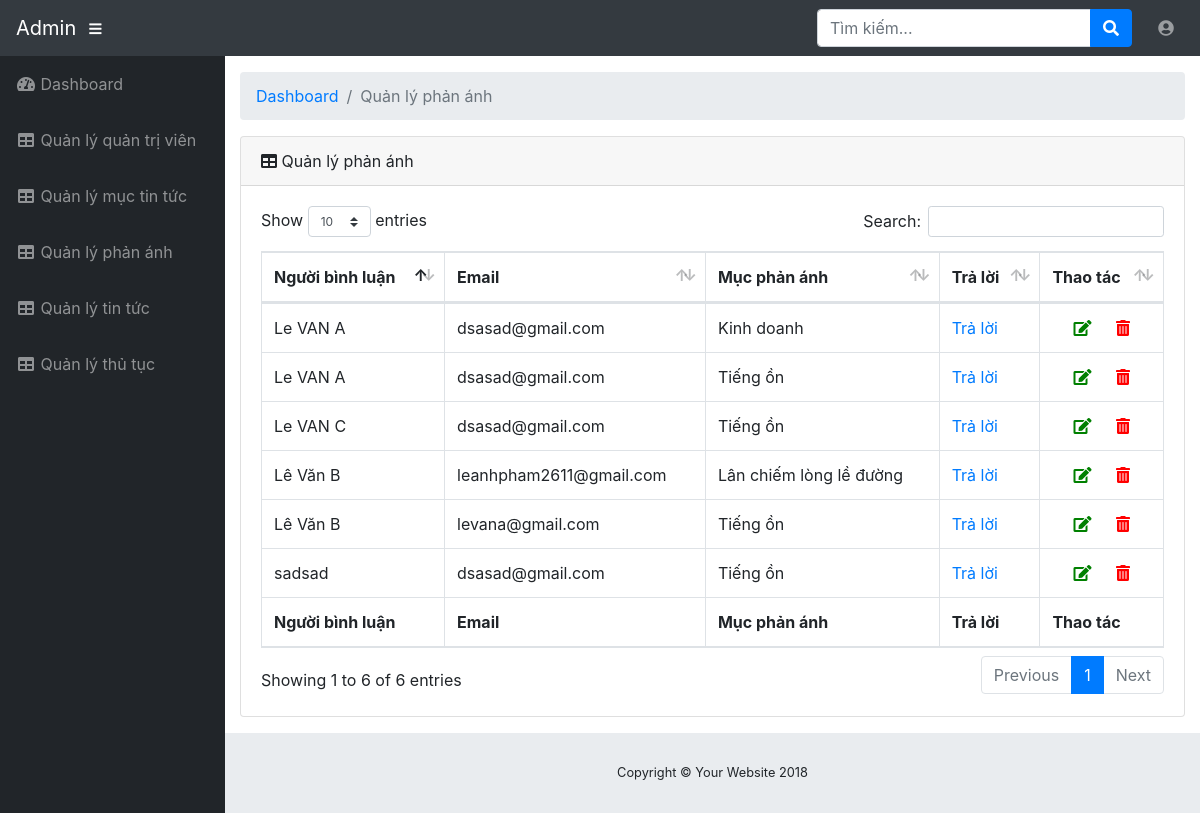
/admin.php?controller=Admin&&action=qlpa (signed in), run on the app's committed database.
### tables this page shows
CREATE TABLE `phananh` (
  `idPA` int(11) NOT NULL,
  `Email` varchar(255) NOT NULL,
  `HoTen` varchar(255) NOT NULL,
  `DiaChi` varchar(255) NOT NULL,
  `NoiDung` varchar(255) NOT NULL,
  `TrangThai` int(2) NOT NULL,
  `idMuc` int(11) NOT NULL
);

CREATE TABLE `mucpa` (
  `idMuc` int(11) NOT NULL,
  `TenMuc` varchar(255) NOT NULL
);

### Models/AdminModel.php (called while the page is built, shortened)
<?php
class AdminModel extends Model{
	private $result=null;
	public function execute($sql)
	{
		$con=$this->connect();
		$this->result=$con->query($sql);
		return $this->result;
	}
	public function getData()
	{
		if($this->result){
			$data=mysqli_fetch_array($this->result);
		}
		else{
			$data=0;
		}
		return $data;
	}
	public function getAllData($table)
	{
		$sql="SELECT * FROM $table";
		$this->execute($sql);
		if($this->num_rows()==0){
			$data=0;
		}
		else
		{
			while($datas = $this->getData()){
				$data[]=$datas;
			}
		}
		return $data;
	}
	public function num_rows()
	{
		if($this->result){
			$num=mysqli_num_rows($this->result);
		}
		else
		{
			$num=0;
		}
		return $num;
	}
	public function dem1($table,$table1,$id){
		$sql="SELECT $table1.$id,COUNT(*) AS SoLuong FROM $table join $table1 on $table.$id=$table1.$id GROUP BY $table1.$id";
		$this->execute($sql);
		if($this->num_rows()==0){
			$data=0;
		}
		else
		{
			while($datas = $this->getData()){
				$data[]=$datas;
			}
		}
		return $data;
	}
}
?>

### Views/admin/qlpa.php (the view, shortened to what this page needs)
<!DOCTYPE html>
<html lang="en">
<head>
	<link href="./resources/css/bootstrap.min.css" rel="stylesheet">
	<link href="./resources/font/fontawesome-free/css/all.min.css" rel="stylesheet" type="text/css">
	<link href="./resources/datatables/dataTables.bootstrap4.css" rel="stylesheet">
	<link href="./resources/css/sb-admin.css" rel="stylesheet">
</head>
<body id="page-top">
	<nav class="navbar navbar-expand navbar-dark bg-dark static-top">
		<a class="navbar-brand mr-1" href="#">Admin</a>
		<button class="btn btn-link btn-sm text-white order-1 order-sm-0" id="sidebarToggle" href="#">
			<i class="fas fa-bars"></i>
		</button>
		<form class="d-none d-md-inline-block form-inline ml-auto mr-0 mr-md-3 my-2 my-md-0">
			<div class="input-group">
				<input type="text" class="form-control" placeholder="Tìm kiếm..." aria-label="Search"
					aria-describedby="basic-addon2">
				<div class="input-group-append">
					<button class="btn btn-primary" type="button">
						<i class="fas fa-search"></i>
					</button>
				</div>
			</div>
		</form>
		<ul class="navbar-nav ml-auto ml-md-0">
			<li class="nav-item dropdown no-arrow">
				<a class="nav-link dropdown-toggle" href="#" id="userDropdown" role="button" data-toggle="dropdown"
					aria-haspopup="true" aria-expanded="false">
					<i class="fas fa-user-circle fa-fw"></i>
				</a>
			</li>
		</ul>
	</nav>
	<div id="wrapper">
        <?php include('menu.php'); ?>
		<div id="content-wrapper">
			<div class="container-fluid">
				<ol class="breadcrumb">
					<li class="breadcrumb-item">
						<a href="">Dashboard</a>
					</li>
					<li class="breadcrumb-item active">Quản lý phản ánh</li>
				</ol>
                <div class="card mb-3">
                    <div class="card-header">
                      <i class="fas fa-table"></i>
                      Quản lý phản ánh
                    </div>
                    <div class="card-body">
                      <div class="table-responsive">
                        <table class="table table-bordered" id="dataTable" width="100%" cellspacing="0">
                          <thead>
                            <tr>
                              <th>Người bình luận</th>
                              <th>Email</th>
                              <th>Mục phản ánh</th>
                              <th>Trả lời</th>
                              <th>Thao tác</th>
                            </tr>
                          </thead>
                          <tfoot>
                            <tr>
                                <th>Người bình luận</th>
                                <th>Email</th>
                                <th>Mục phản ánh</th>
                                <th>Trả lời</th>
                                <th>Thao tác</th>
                              </tr>
                         </tfoot>
                         <tbody>
                         <?php foreach ($data as $value ) {?>
                          <tr>
                            <td><?php echo $value['HoTen'] ?></td>
                            <td><?php echo $value['Email'] ?></td>
                            <?php foreach($data1 as $value1){
                                if($value['idMuc']==$value1['idMuc']){?>
                            <td><?php echo $value1['TenMuc'] ?></td>
                                <?php }}?>
                            <td><a href="?controller=Admin&action=traloipa&id=<?php echo $value['idPA'] ?>">Trả lời</a></td>
                            <td>
                              <div class="tt" style="margin: 0 auto; text-align: center;">
                                <a href="">
                                  <i class="fas fa-edit" style="color: green;"></i>
                                </a>
                                <a href="">
                                  <i class="fas fa-trash-alt" style="color: red;margin-left: 20px;"></i>
                                </a>
                              </div>
                            </td>
                          </tr>
                                <?php }?>
                  </tbody>
                </table>
              </div>
              </div>
              </div>
			</div>
			<footer class="sticky-footer">
				<div class="container my-auto">
					<div class="copyright text-center my-auto">
						<span>Copyright © Your Website 2018</span>
					</div>
				</div>
			</footer>
		</div>
	</div>
</body>
</html>

### resources/css/sb-admin.css (style rules this page uses)
html { position: relative; min-height: 100%; }
body { height: 100%; }
#wrapper { display: -webkit-box; display: -ms-flexbox; display: flex; }
#wrapper #content-wrapper { overflow-x: hidden; width: 100%; padding-top: 1rem; padding-bottom: 80px; }
.navbar-nav .nav-item.dropdown .dropdown-toggle::after { width: 1rem; text-align: center; float: right; vertical-align: 0; border: 0; font-weight: 900; content: '\f105'; font-family: 'Font Awesome 5 Free'; }
.navbar-nav .nav-item.dropdown.no-arrow .dropdown-toggle::after { display: none; }
:root { --input-padding-x: 0.75rem; --input-padding-y: 0.75rem; }
footer.sticky-footer { display: -webkit-box; display: -ms-flexbox; display: flex; position: absolute; right: 0; bottom: 0; width: calc(100% - 90px); height: 80px; background-color: #e9ecef; }
footer.sticky-footer .copyright { line-height: 1; font-size: 0.8rem; }
@media (min-width: 768px) { footer.sticky-footer { width: calc(100% - 225px); } }

### data on the page
phananh: HoTen "sadsad", Email "dsasad@gmail.com"
mucpa: TenMuc "Tiếng ồn"
phananh: HoTen "Le VAN A", Email "dsasad@gmail.com"
mucpa: TenMuc "Kinh doanh"
phananh: HoTen "Lê Văn B", Email "leanhpham2611@gmail.com"
mucpa: TenMuc "Lân chiếm lòng lề đường"
phananh: HoTen "Lê Văn B", Email "levana@gmail.com"
phananh: HoTen "Le VAN C", Email "dsasad@gmail.com"
phananh: HoTen "Le VAN A", Email "dsasad@gmail.com"
